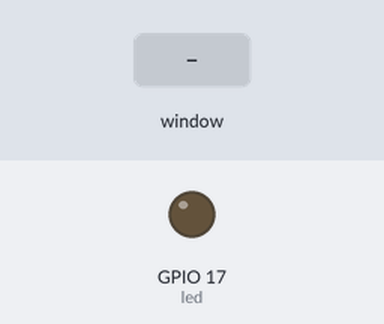
Simulated run of this program. Board: Raspberry Pi (BCM pin numbers). Parts: output pins drawn as LEDs (lit = HIGH). Inputs (shaded band) come from the test bench. The desktop window is not drawn, its controls go by their first labels and the mouse button is held 0.15 s.

Above: at 1.2 s.
1.3 s: control labelled "ON" in the window clicked
At 1.37 s:
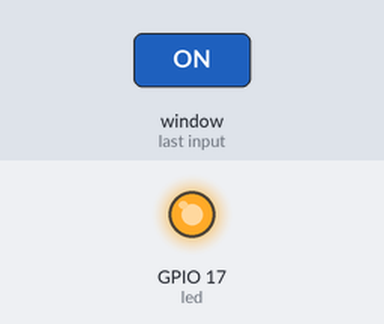
Timing chart, 0 to 4.3 s (numbered marks = the images above; inputs shaded):
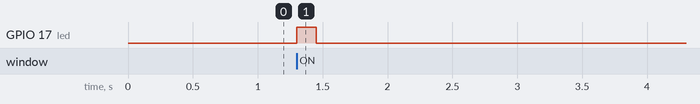

Measured:
- after the input at 1.3 s, GPIO 17 (led): LOW → HIGH at once, → LOW 0.15 s later

The program:

led-gui.py
```python
#import libraries
from guizero import App, PushButton, Text
from gpiozero import LED

#Define the LED
led = LED(17)

#Define our functions

def ledon():
    led.on()

def ledoff():
    led.off()

#Define the app
app = App(title="LED Control")
app.bg = "#41f1f1"

#Add some text
message = Text(app, text="LED Button")
message.text_size = 20

#Define the button
button = PushButton(app, text="ON")
button.when_left_button_pressed = ledon
button.when_left_button_released = ledoff
button.text_size = 20
button.bg = "#f141ee"

#display app
app.display()
```
